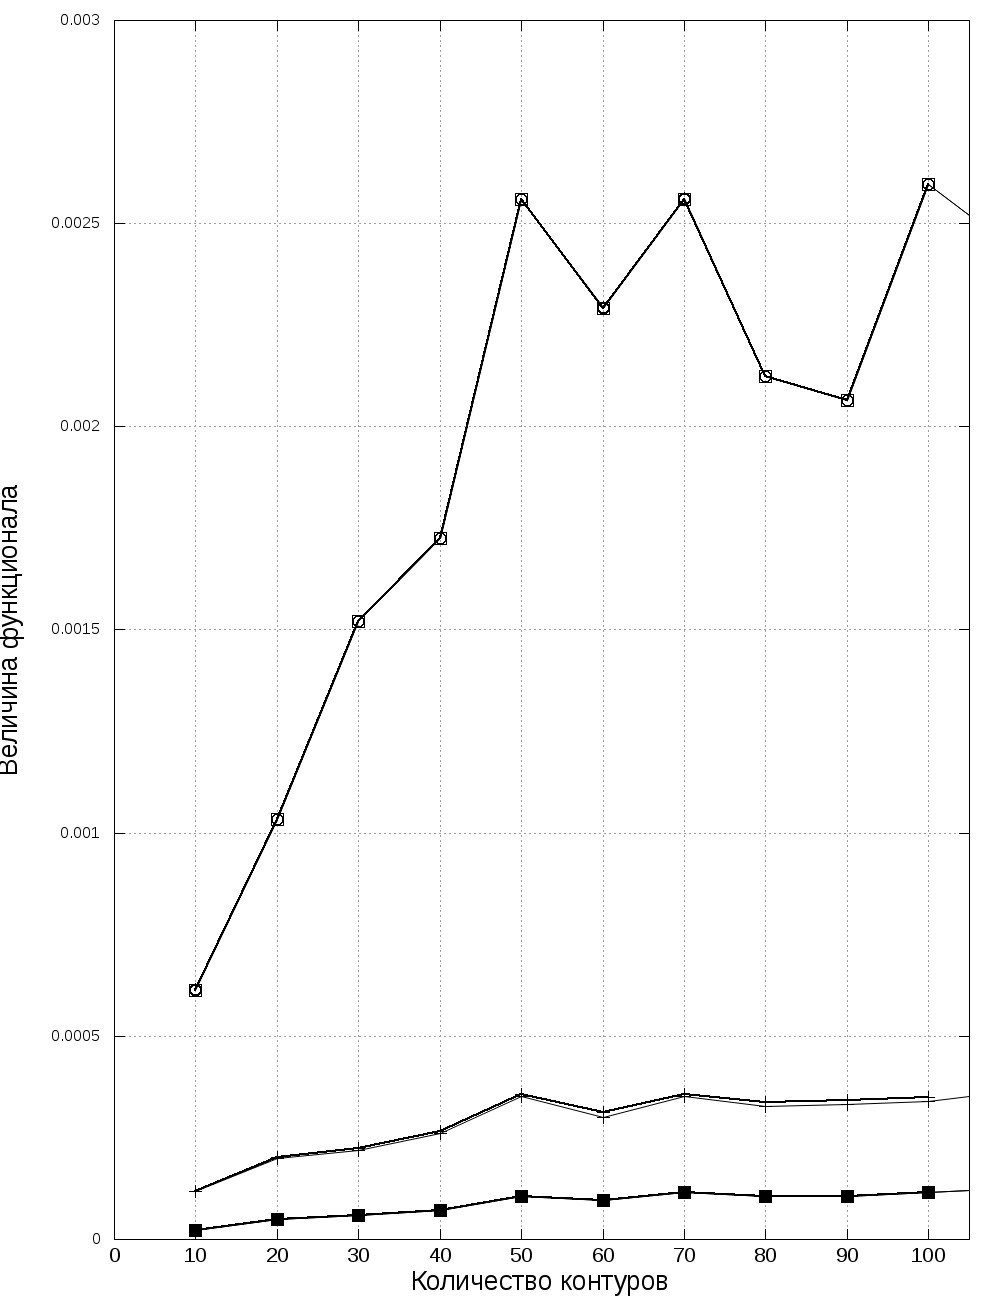

This figure's gnuplot source:
set terminal jpeg size 1000,1300
set xlabel 'Количество контуров' font ", 20"
set ylabel 'Величина функционала' font ", 20"
set output "Correctness.jpeg"
set xrange [0:105]
set xtics 10 font ", 16"
#set key font ", 20" spacing 2 outside
set title font ", 20"
set nokey
set grid;
show grid

plot "performance_report.1_GIA.ipopt.linf.txt" using 1:10 with points pointtype 6 pointsize 2 linecolor rgb "black" title "Ipopt L-infinity", \
     "performance_report.1_GIA.ipopt.linf.txt" using 1:10 with lines linetype -1 notitle, \
     "performance_report.1_GIA.ipopt.l1.txt" using 1:6 with points pointtype 7 pointsize 2 linecolor rgb "black" title "Ipopt L-1", \
     "performance_report.1_GIA.ipopt.l1.txt" using 1:6 with lines linetype -1 notitle, \
     "performance_report.1_GIA.ipopt.l2.txt" using 1:9 with points pointtype 1 pointsize 2 linecolor rgb "black" title "Ipopt L-2", \
     "performance_report.1_GIA.ipopt.l2.txt" using 1:9 with lines linetype -1 notitle, \
     "performance_report.1_GIA.cplex.linf.txt" using 1:10 with points pointtype 4 pointsize 2 linecolor rgb "black" title "CPLEX L-infinity", \
     "performance_report.1_GIA.cplex.linf.txt" using 1:10 with lines linetype -1 notitle, \
     "performance_report.1_GIA.cplex.l1.txt" using 1:6 with points pointtype 5 pointsize 2 linecolor rgb "black" title "CPLEX L-1", \
     "performance_report.1_GIA.cplex.l1.txt" using 1:6 with lines linetype -1 notitle, \
     "performance_report.1_GIA.ipopt.linf.unreduced.txt" using 1:10 with points pointtype 6 pointsize 2 linecolor rgb "black" title "Ipopt L-infinity", \
     "performance_report.1_GIA.ipopt.linf.unreduced.txt" using 1:10 with lines linetype 2 lc rgb "black" lw 2 notitle, \
     "performance_report.1_GIA.ipopt.l1.unreduced.txt" using 1:6 with points pointtype 7 pointsize 2 linecolor rgb "black" title "Ipopt L-1", \
     "performance_report.1_GIA.ipopt.l1.unreduced.txt" using 1:6 with lines linetype 2 lc rgb "black" lw 2 notitle, \
     "performance_report.1_GIA.ipopt.l2.unreduced.txt" using 1:9 with points pointtype 1 pointsize 2 linecolor rgb "black" title "Ipopt L-2", \
     "performance_report.1_GIA.ipopt.l2.unreduced.txt" using 1:9 with lines linetype 2 lc rgb "black" lw 2 notitle, \
     "performance_report.1_GIA.cplex.linf.unreduced.txt" using 1:10 with points pointtype 4 pointsize 2 linecolor rgb "black" title "CPLEX L-infinity", \
     "performance_report.1_GIA.cplex.linf.unreduced.txt" using 1:10 with lines linetype 2 lc rgb "black" lw 2 notitle, \
     "performance_report.1_GIA.cplex.l1.unreduced.txt" using 1:6 with points pointtype 5 pointsize 2 linecolor rgb "black" title "CPLEX L-1", \
     "performance_report.1_GIA.cplex.l1.unreduced.txt" using 1:6 with lines linetype 2 lc rgb "black" lw 2 notitle \


